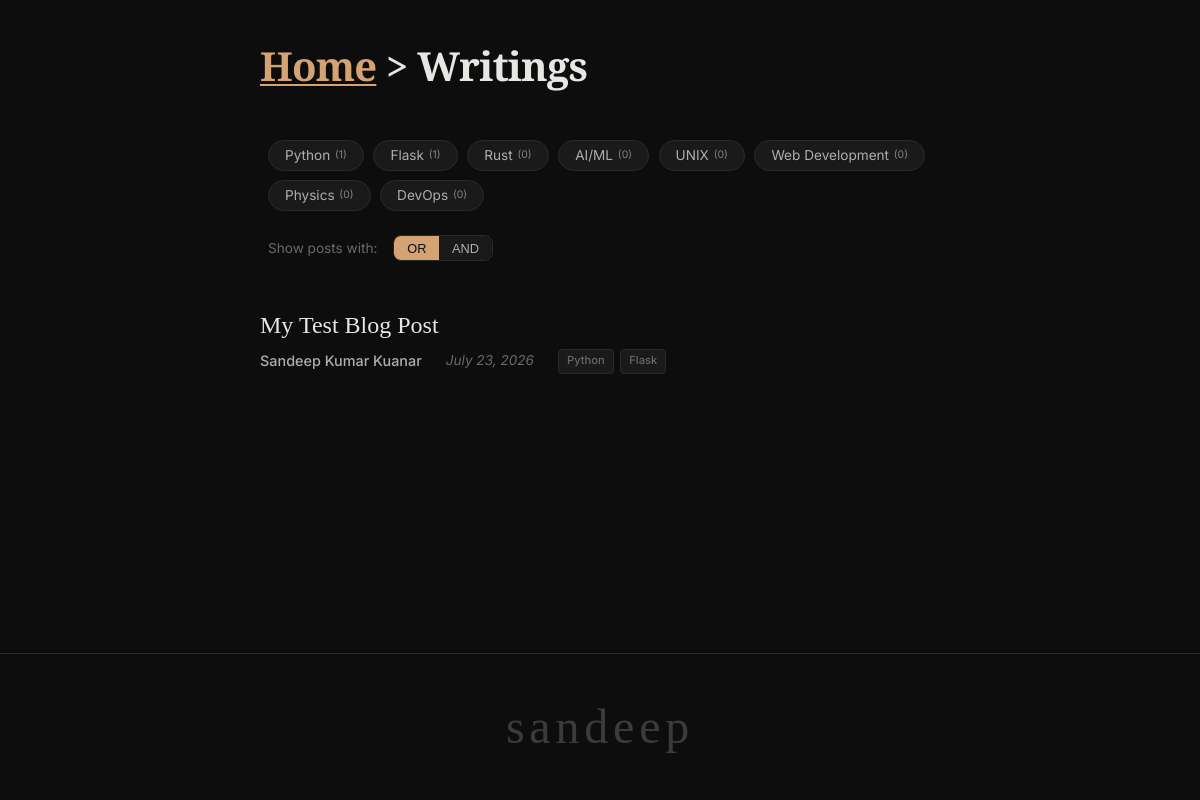
The page /writings on the database its author committed.
### app/models.py (models this page shows, shortened)
class Tag(db.Model):
    id = db.Column(db.Integer, primary_key=True)
    name = db.Column(db.String(50), unique=True, nullable=False)

class Post(db.Model):
    id = db.Column(db.Integer, primary_key=True)
    user_id = db.Column(db.Integer, db.ForeignKey("user.id"), nullable=False)
    title = db.Column(db.String(300), nullable=False)
    date_posted = db.Column(db.DateTime, nullable=False, default=datetime.utcnow)
    image_file = db.Column(
        db.String(300), nullable=False, default="default.jpg"
    )  # cover image
    content = db.Column(db.Text, nullable=False)  # rendered HTML
    content_raw = db.Column(db.Text, nullable=False)  # raw Markdown
    read_time = db.Column(db.Integer, nullable=False, default=5)  # in minutes
    tags = db.relationship(
        "Tag",
        secondary=post_tags,
        backref=db.backref("posts", lazy="dynamic"),
        lazy=True,
    )
    published = db.Column(db.Boolean, default=True, nullable=False)

class User(db.Model, UserMixin):
    id = db.Column(db.Integer, primary_key=True)
    username = db.Column(db.String(30), unique=True, nullable=False)
    email = db.Column(db.String(120), unique=True, nullable=False)
    image_file = db.Column(db.String(300), nullable=False, default="default.jpg")
    password = db.Column(db.String(60), nullable=False)
    is_admin = db.Column(db.Boolean, default=False, nullable=False)
    posts = db.relationship("Post", backref="author", lazy=True)

### app/routes.py (the view, shortened to what this page needs)
@app.route("/writings")
def blogs_page():
    tag_names = request.args.getlist("tag")
    mode = request.args.get("mode", "or").lower()
    query = Post.query.filter_by(published=True)
    posts = query.order_by(Post.date_posted.desc()).all()
    all_tags = Tag.query.all()
    for tag in all_tags:
        tag.published_count = tag.posts.filter_by(published=True).count()
    return render_template(
        "blogs.html",
        posts=posts,
        all_tags=all_tags,
        active_tags=tag_names,
        mode=mode,
        title="Writings",
    )

### app/templates/blogs.html (shortened to what this page needs)
{% extends "layout.html" %}
{% block content %}
<section class="blog-list">
  <p class="blog-list-title">
    <a href="{{ url_for('main_page') }}">Home</a> > Writings
  </p>
  <div class="tag-cloud">
    {% for tag in all_tags %}
      <a href="#"
         class="tag {% if tag.name.lower() in active_tags %}active{% endif %}"
         data-tag="{{ tag.name.lower() }}">
        {{ tag.name }}
        <span class="tag-count">({{ tag.published_count }})</span>
      </a>
    {% endfor %}
  </div>
  <div class="filter-controls">
    <span>Show posts with:</span>
    <div class="mode-toggle">
      <button class="mode-btn {% if mode == 'or' %}active{% endif %}" data-mode="or">OR</button>
      <button class="mode-btn {% if mode == 'and' %}active{% endif %}" data-mode="and">AND</button>
    </div>
  </div>
  {% if posts %}
    {% for post in posts %}
    <article class="blog-post">
      <h2 class="post-title">
        <a href="{{ url_for('post_detail', post_id=post.id) }}">{{ post.title }}</a>
      </h2>
      <div class="post-meta">
        <span class="post-author">{{ post.author.username }}</span>
        <span class="post-date">{{ post.date_posted.strftime('%B %d, %Y') }}</span>
        {% if post.tags %}
          <span class="post-tags-inline">
            {% for tag in post.tags %}
              <span class="tag-inline">{{ tag.name }}</span>
            {% endfor %}
          </span>
        {% endif %}
      </div>
    </article>
    {% endfor %}
  {% else %}
    <p class="no-posts">No posts yet. Check back soon!</p>
  {% endif %}
</section>
{% endblock %}

### app/templates/layout.html (shortened to what this page needs)
<!DOCTYPE html>
<html lang="en">
  <head>
    <link
      rel="stylesheet"
      href="{{ url_for('static', filename='style.css') }}"
    />
    <link rel="stylesheet" href="{{ url_for('static', filename='pygments.css') }}" />
  </head>
  <body>
    <main class="container">
      {% block content %}{% endblock %}
    </main>
    <footer class="footer">
      <span class="footer-text">sandeep</span>
    </footer>
  </body>
</html>

### app/static/style.css (style rules this page uses)
*, *::before, *::after { margin: 0; padding: 0; box-sizing: border-box; }
:root { --bg-primary: #0d0d0d; --bg-secondary: #1a1a1a; --bg-card: #1e1e1e; --text-primary: #e8e6e3; --text-secondary: #b0aea9; --text-muted: #6b6966; --accent: #d4a373; --accent-hover: #e8c9a0; --border: #2a2a2a; --font-sans: 'Inter', -apple-system, BlinkMacSystemFont, sans-serif; --font-serif: 'Playfair Display', Georgia, serif; --radius: 8px; --max-width: 1200px; --transition: 0.25s ease; }
html { scroll-behavior: smooth; }
body { font-family: var(--font-sans); background-color: var(--bg-primary); color: var(--text-primary); line-height: 1.7; -webkit-font-smoothing: antialiased; -moz-osx-font-smoothing: grayscale; }
a { color: var(--accent); text-decoration: underline; text-underline-offset: 3px; text-decoration-thickness: 1.5px; transition: color var(--transition), text-decoration-color var(--transition); }
.container { max-width: var(--max-width); margin: 0; padding: 0 1.5rem; }
.blog-list { padding: 2rem 0 1rem; }
.blog-list-title { font-family: var(--font-serif); font-size: 2.5rem; font-weight: 600; margin-bottom: 2.5rem; letter-spacing: -0.02em; max-width: 680px; margin-left: auto; margin-right: auto; }
.blog-post { padding: 1.25rem 0; border-bottom: 1px solid var(--border); transition: border-color var(--transition); max-width: 680px; margin-left: auto; margin-right: auto; text-align: left; }
.blog-post:last-child { border-bottom: none; }
.post-title { font-size: 1.5rem; font-family: var(--font-serif); font-weight: 500; margin-bottom: 0.2rem; }
.post-title a { color: var(--text-primary); text-decoration: none; }
.post-meta { font-size: 0.85rem; color: var(--text-muted); display: flex; gap: 1rem; flex-wrap: wrap; }
.post-author { font-weight: 500; color: var(--text-secondary); }
.post-date { font-style: italic; }
.post-meta { display: flex; gap: 1.5rem; font-size: 0.85rem; color: var(--text-muted); margin-bottom: 0.5rem; }
.post-author { display: block; font-size: 0.9rem; color: var(--text-secondary); }
html, body { height: 100%; margin: 0; }
body { display: flex; flex-direction: column; min-height: 100vh; }
.container { flex: 1 0 auto; }
.footer { flex-shrink: 0; display: flex; justify-content: center; align-items: center; padding: 2rem 1.5rem; border-top: 1px solid var(--border); margin-top: 2rem; }
.footer-text { font-family: var(--font-serif); font-size: 3rem; font-weight: 400; color: var(--text-muted); letter-spacing: 0.1em; text-transform: lowercase; opacity: 0.5; transition: opacity 0.3s ease; }
.tag-cloud { display: flex; flex-wrap: wrap; gap: 0.6rem; margin: 1.5rem 0; max-width: 680px; margin-left: auto; margin-right: auto; padding: 0 0.5rem; }
.tag { display: inline-flex; align-items: center; gap: 0.2rem; padding: 0.3rem 1rem; background: var(--bg-secondary); border: 1px solid var(--border); border-radius: 20px; color: var(--text-secondary); text-decoration: none; font-size: 0.85rem; line-height: 1.4; transition: background var(--transition), color var(--transition), transform 0.15s ease; cursor: pointer; }
.tag-count { font-size: 0.65rem; font-weight: 400; opacity: 0.7; line-height: 1; color: inherit; margin-left: 0.1rem; }
.filter-controls { display: flex; align-items: center; gap: 1rem; max-width: 680px; margin: 0 auto 1.5rem; padding: 0 0.5rem; flex-wrap: wrap; }
.filter-controls span { font-size: 0.85rem; color: var(--text-muted); }
.mode-toggle { display: flex; border: 1px solid var(--border); border-radius: var(--radius); overflow: hidden; }
.mode-btn { padding: 0.3rem 0.8rem; background: var(--bg-secondary); border: none; color: var(--text-secondary); font-size: 0.8rem; font-weight: 500; cursor: pointer; transition: background var(--transition), color var(--transition); }
.mode-btn.active { background: var(--accent); color: var(--bg-primary); }
.post-tags-inline { display: flex; gap: 0.4rem; flex-wrap: wrap; }
.tag-inline { display: inline-block; padding: 0.05rem 0.5rem; background: var(--bg-secondary); border: 1px solid var(--border); border-radius: 4px; font-size: 0.7rem; font-weight: 500; color: var(--text-muted); }

### rows shown on the page
Tag: name "Python", published_count "1"
Tag: name "Flask", published_count "1"
Tag: name "Rust", published_count "0"
Tag: name "AI/ML", published_count "0"
Tag: name "UNIX", published_count "0"
Tag: name "Web Development", published_count "0"
Tag: name "Physics", published_count "0"
Tag: name "DevOps", published_count "0"
Post: title "My Test Blog Post", author.username "Sandeep Kumar Kuanar", date_posted "July 23, 2026"
